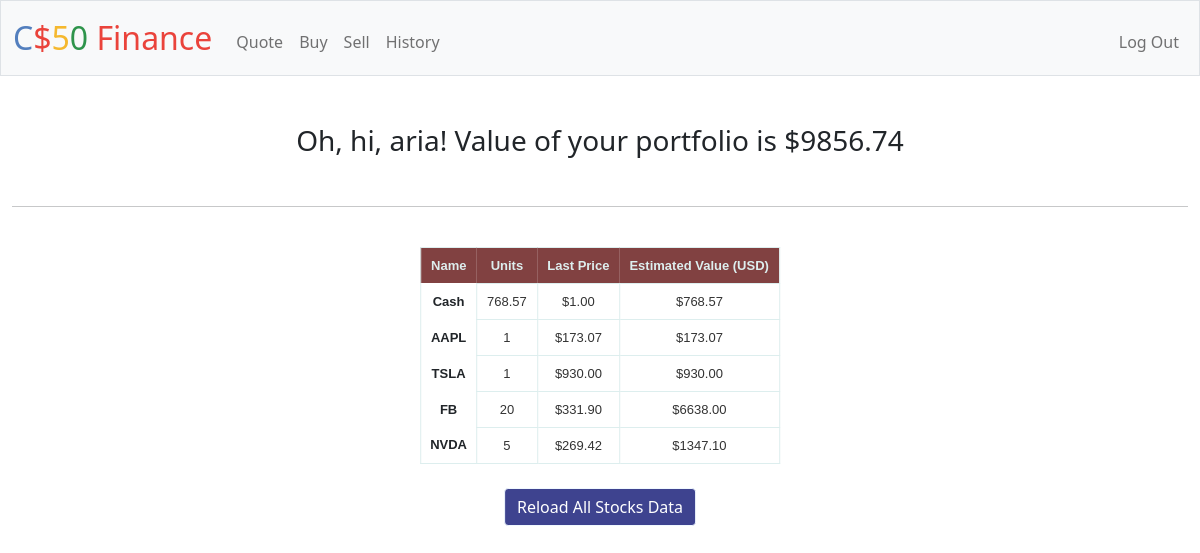
/ (signed in), run on the app's committed database.
### tables this page shows
CREATE TABLE users (id INTEGER, username TEXT NOT NULL, hash TEXT NOT NULL, cash NUMERIC NOT NULL DEFAULT 10000.00, 'AAPL' integer not null default 0, 'TSLA' integer not null default 0, 'AMZN' integer not null default 0, 'FB' integer not null default 0, 'NVDA' integer not null default 0, 'TLSA' integer not null default 0, 'GE' integer not null default 0, 'HD' integer not null default 0, 'NFLX' integer not null default 0, 'GOOG' integer not null default 0, 'SBUX' integer not null default 0, 'MARK' integer not null default 0, PRIMARY KEY(id));

CREATE TABLE stocks (id integer, name text not null, price real, symbol text not null, primary key(id));

### app.py (the view)
@ app.route("/", methods=["GET", "POST"])
@ login_required
def index():
    if request.method == "POST":
        if request.form.get("rel") == "rell":
            return redirect("/rel_index")
        else:
            return redirect("/")
    else:
        name = db.execute(
            "select username from users where id = ?", session["user_id"])[0]["username"]
        portfolio = db.execute(
            "select * from users where id = ?", session["user_id"])
        del portfolio[0]["hash"]
        del portfolio[0]["id"]
        del portfolio[0]["username"]
        values = []
        prices = []
        total = 0
        for i in portfolio[0]:
            if not (i == 'cash'):
                price = db.execute(
                    "select price from stocks where symbol = ?", i)
                value = (price[0]["price"]) * (int(portfolio[0][i]))
                prc = price[0]["price"]
            else:
                value = float(portfolio[0][i])
                prc = 1
            prices.append(prc)
            values.append(value)
            total += value
        return render_template("index.html", name=name, portfolio=portfolio, values=values, prices=prices, total=total)

### app.py (called while the page is built)
@app.after_request
def after_request(response):
    response.headers["Cache-Control"] = "no-cache, no-store, must-revalidate"
    response.headers["Expires"] = 0
    response.headers["Pragma"] = "no-cache"
    return response

### helpers.py (called while the page is built)
def login_required(f):
    @wraps(f)
    def decorated_function(*args, **kwargs):
        if session.get("user_id") is None:
            return redirect("/login")
        return f(*args, **kwargs)
    return decorated_function

### templates/index.html
{% extends "layout.html" %} {% block title %} Home {% endblock %} {% block main %}
<h3>Oh, hi, {{name}}! Value of your portfolio is {{ "$%.2f"|format(total) }}</h3>
<br>
<hr>
<br>
<div class="section" style="position: fixed; left: 50%;
transform: translateX(-50%);">
    <table class="zui-table">
        <thead>
            <tr>
                <th>Name</th>
                <th>Units</th>
                <th>Last Price</th>
                <th>Estimated Value (USD)</th>
            </tr>
        </thead>
        {% for i in portfolio[0] %} {% if portfolio[0][i] > 0 %}
        <tbody>
            <tr>
                {% if i == 'cash' %}
                <th>Cash</th>
                <td>{{"%.2f"|format(portfolio[0][i])}}</td>
                {% endif %} {% if i != 'cash' %}
                <th>{{ i }}</th>
                <td>{{portfolio[0][i]}}</td>
                {% endif %}
                <td>{{"$%.2f"|format(prices[loop.index-1])}}</td>
                <td>{{"$%.2f"|format(values[loop.index-1])}}</td>
            </tr>
            {% endif %} {% endfor %}
        </tbody>
    </table>
    <br>
    <form action="/rel_index" method="POST">
        <button name="rel" value="rell" class="btn btn-primary" type="submit" style="background-color: #3e438f; border-color:aliceblue">Reload All Stocks Data</button>
    </form>
</div>
{% endblock %}

### static/styles.css (style rules this page uses)
.zui-table { position: relative; left: 50%; transform: translateX(-50%); align-items: center; border: solid 1px #DDEEEE; border-collapse: collapse; border-spacing: 0; font: normal 13px Arial, sans-serif; }
.zui-table thead th { background-color: #814141; color: #DDEEEE; padding: 10px; text-align: center; }
.zui-table tbody td { border: solid 1px #DDEEEE; color: #333; padding: 10px; text-shadow: 1px 1px 1px #fff; }

### data on the page
users: username "aria", cash "768.57", cash "$768.57", AAPL "1", TSLA "1", FB "20" "5"
stocks: symbol "AAPL", price "$173.07"
stocks: symbol "TSLA", price "$930.00"
stocks: price "$331.90"
stocks: price "$269.42"

### other printed values
{{ "$%.2f"|format(total) }} "$9856.74"
{{ "$%.2f"|format(prices[loop.index-1]) }} "$1.00"
{{ i }} "FB" "NVDA"
{{ "$%.2f"|format(values[loop.index-1]) }} "$6638.00" "$1347.10"
